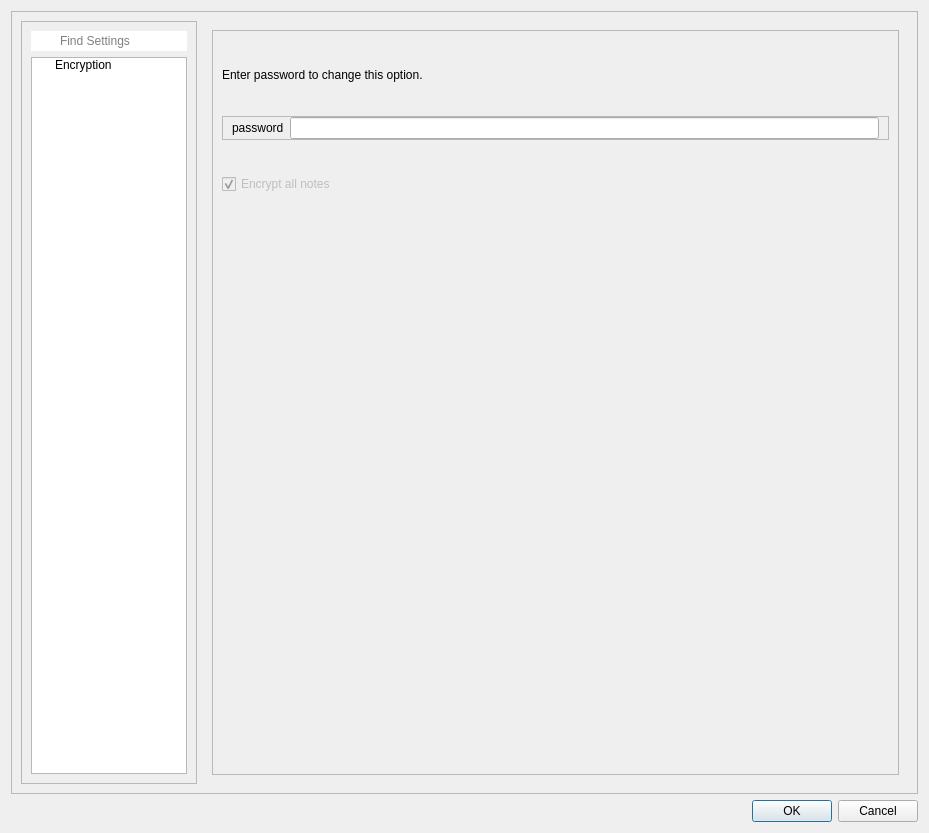
<?xml version="1.0" encoding="UTF-8"?>
<ui version="4.0">
 <class>settingDialog</class>
 <widget class="QDialog" name="settingDialog">
  <property name="geometry">
   <rect>
    <x>0</x>
    <y>0</y>
    <width>929</width>
    <height>833</height>
   </rect>
  </property>
  <property name="windowTitle">
   <string>Settings</string>
  </property>
  <layout class="QGridLayout" name="gridLayout">
   <item row="1" column="0">
    <widget class="QDialogButtonBox" name="buttonBox">
     <property name="standardButtons">
      <set>QDialogButtonBox::Cancel|QDialogButtonBox::Ok</set>
     </property>
    </widget>
   </item>
   <item row="0" column="0">
    <widget class="QFrame" name="mainFrame">
     <property name="frameShape">
      <enum>QFrame::StyledPanel</enum>
     </property>
     <property name="frameShadow">
      <enum>QFrame::Raised</enum>
     </property>
     <layout class="QHBoxLayout" name="horizontalLayout">
      <item>
       <widget class="QFrame" name="leftMainFrame">
        <property name="sizePolicy">
         <sizepolicy hsizetype="Expanding" vsizetype="Expanding">
          <horstretch>1</horstretch>
          <verstretch>0</verstretch>
         </sizepolicy>
        </property>
        <property name="frameShape">
         <enum>QFrame::StyledPanel</enum>
        </property>
        <property name="frameShadow">
         <enum>QFrame::Raised</enum>
        </property>
        <layout class="QVBoxLayout" name="verticalLayout">
         <item>
          <widget class="QLineEdit" name="searchLineEdit">
           <property name="styleSheet">
            <string notr="true">QLineEdit {
	border: none;
	padding: 2px 5px 2px 27px;
	margin-right: 0px;
}
</string>
           </property>
           <property name="placeholderText">
            <string>Find Settings</string>
           </property>
          </widget>
         </item>
         <item>
          <widget class="QTreeWidget" name="settingsTreeWidget">
           <property name="allColumnsShowFocus">
            <bool>false</bool>
           </property>
           <property name="headerHidden">
            <bool>true</bool>
           </property>
           <column>
            <property name="text">
             <string>1</string>
            </property>
           </column>
           <item>
            <property name="text">
             <string>Encryption</string>
            </property>
           </item>
          </widget>
         </item>
        </layout>
       </widget>
      </item>
      <item>
       <widget class="QStackedWidget" name="settingsStackedWidget">
        <property name="sizePolicy">
         <sizepolicy hsizetype="Expanding" vsizetype="Expanding">
          <horstretch>4</horstretch>
          <verstretch>0</verstretch>
         </sizepolicy>
        </property>
        <property name="currentIndex">
         <number>0</number>
        </property>
        <widget class="QWidget" name="encryptionSetting">
         <layout class="QHBoxLayout" name="horizontalLayout_2">
          <item>
           <widget class="QFrame" name="frame">
            <property name="frameShape">
             <enum>QFrame::StyledPanel</enum>
            </property>
            <property name="frameShadow">
             <enum>QFrame::Raised</enum>
            </property>
            <layout class="QVBoxLayout" name="verticalLayout_2">
             <item>
              <widget class="QLabel" name="label">
               <property name="sizePolicy">
                <sizepolicy hsizetype="Preferred" vsizetype="Maximum">
                 <horstretch>0</horstretch>
                 <verstretch>0</verstretch>
                </sizepolicy>
               </property>
               <property name="text">
                <string>Enter password to change this option.</string>
               </property>
              </widget>
             </item>
             <item>
              <widget class="QFrame" name="frame_2">
               <property name="sizePolicy">
                <sizepolicy hsizetype="Preferred" vsizetype="Maximum">
                 <horstretch>0</horstretch>
                 <verstretch>0</verstretch>
                </sizepolicy>
               </property>
               <property name="frameShape">
                <enum>QFrame::StyledPanel</enum>
               </property>
               <property name="frameShadow">
                <enum>QFrame::Raised</enum>
               </property>
               <layout class="QHBoxLayout" name="horizontalLayout_3">
                <property name="topMargin">
                 <number>0</number>
                </property>
                <property name="bottomMargin">
                 <number>0</number>
                </property>
                <item>
                 <widget class="QLabel" name="label_2">
                  <property name="text">
                   <string>password</string>
                  </property>
                 </widget>
                </item>
                <item>
                 <widget class="QLineEdit" name="lineEdit"/>
                </item>
               </layout>
              </widget>
             </item>
             <item>
              <widget class="QCheckBox" name="checkBox">
               <property name="enabled">
                <bool>false</bool>
               </property>
               <property name="text">
                <string>Encrypt all notes</string>
               </property>
               <property name="checked">
                <bool>true</bool>
               </property>
              </widget>
             </item>
             <item>
              <spacer name="verticalSpacer">
               <property name="orientation">
                <enum>Qt::Vertical</enum>
               </property>
               <property name="sizeType">
                <enum>QSizePolicy::Fixed</enum>
               </property>
               <property name="sizeHint" stdset="0">
                <size>
                 <width>20</width>
                 <height>540</height>
                </size>
               </property>
              </spacer>
             </item>
            </layout>
           </widget>
          </item>
         </layout>
        </widget>
        <widget class="QWidget" name="setting2Page"/>
        <widget class="QWidget" name="setting2_1Page"/>
        <widget class="QWidget" name="setting2_2Page"/>
        <widget class="QWidget" name="setting3Page"/>
        <widget class="QWidget" name="setting4Page"/>
       </widget>
      </item>
     </layout>
    </widget>
   </item>
  </layout>
 </widget>
 <resources/>
 <connections/>
</ui>
